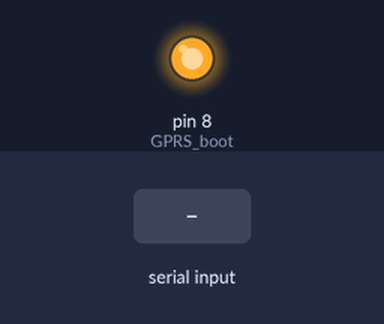
Simulated run of this sketch. Board: Arduino Uno, built with avr-gcc and run on an emulated ATmega328P. Parts: output pins drawn as LEDs (lit = HIGH). The inputs (shaded band) are chosen by the test bench. What the sketch prints to the serial monitor is not drawn.

Above: at 3.1 s.
At 7.2 s:
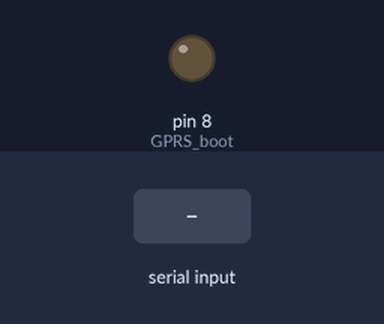
7.3 s: "1" received over the second serial link
Timing chart, 0 to 10.3 s (numbered marks = the images above; inputs shaded):
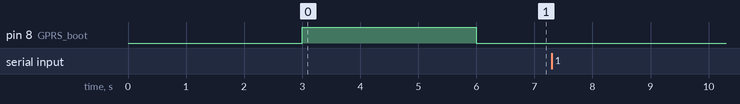

Measured:
- after the input at 7.3 s, every drawn part: stays the same

The sketch:

software-serial-print.ino
```cpp
#include <SoftwareSerial.h>

SoftwareSerial mySerial(4, 5); // RX, TX
#define GPRS_boot  8

void setup() {
  Serial.begin(19200);
  mySerial.begin(19200);

  // boot
  pinMode(GPRS_boot, OUTPUT);
  digitalWrite(GPRS_boot, LOW);
  delay(3000);
  digitalWrite(GPRS_boot, HIGH);
  delay(3000);
  digitalWrite(GPRS_boot, LOW);

}


void loop() {
  if (mySerial.available()) {
    Serial.write(mySerial.read());
  }
  if (Serial.available()) {
    mySerial.write(Serial.read());
  }

}
```
